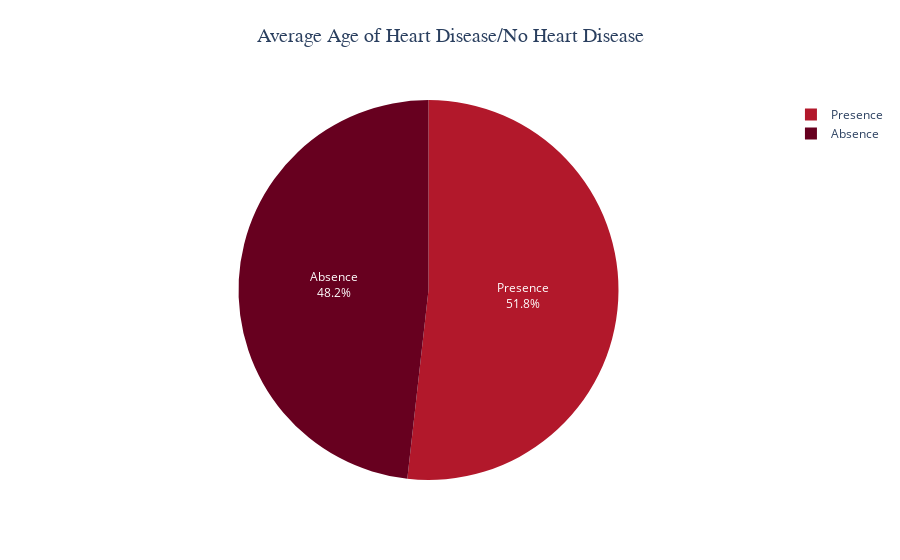

Notebook source saved alongside this figure:
### Code cell
fig3 = px.pie(group1, values = 'Age', names = 'Heart Disease', title = 'Average Age of Heart Disease/No Heart Disease', color_discrete_sequence = px.colors.sequential.RdBu, labels = {'Heart Disease':'Heart Disease/No Heart Disease'}, color = 'Heart Disease')
fig3.update_traces(textposition = 'inside', textinfo = 'percent+label')
fig3.update_layout(title_x = 0.5, title_y = 0.95, title_font_size = 20, title_font_family = 'Times New Roman')
fig3.show()

### Figure 1 — Plotly figure (JSON) as saved in the notebook; plotly's stock layout.template omitted (floating-point values rounded to 4 significant figures)
{"data": [{"customdata": [["Absence"], ["Presence"]], "domain": {"x": [0, 1], "y": [0, 1]}, "hovertemplate": "Heart Disease/No Heart Disease=%{customdata[0]}<br>Age=%{value}<extra></extra>", "labels": ["Absence", "Presence"], "legendgroup": "", "marker": {"colors": ["rgb(103,0,31)", "rgb(178,24,43)"]}, "name": "", "showlegend": true, "textinfo": "percent+label", "textposition": "inside", "type": "pie", "values": [52.71, 56.59]}], "layout": {"legend": {"tracegroupgap": 0}, "piecolorway": ["rgb(103,0,31)", "rgb(178,24,43)", "rgb(214,96,77)", "rgb(244,165,130)", "rgb(253,219,199)", "rgb(247,247,247)", "rgb(209,229,240)", "rgb(146,197,222)", "rgb(67,147,195)", "rgb(33,102,172)", "rgb(5,48,97)"], "title": {"font": {"family": "Times New Roman", "size": 20}, "text": "Average Age of Heart Disease/No Heart Disease", "x": 0.5, "y": 0.95}}}
